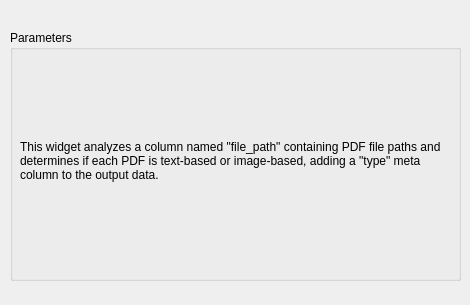
<?xml version="1.0" encoding="UTF-8"?>
<ui version="4.0">
 <class>Form</class>
 <widget class="QWidget" name="Form">
  <property name="geometry">
   <rect>
    <x>0</x>
    <y>0</y>
    <width>470</width>
    <height>305</height>
   </rect>
  </property>
  <property name="windowTitle">
   <string>Form</string>
  </property>
  <widget class="QGroupBox" name="groupBox">
   <property name="geometry">
    <rect>
     <x>10</x>
     <y>30</y>
     <width>451</width>
     <height>251</height>
    </rect>
   </property>
   <property name="title">
    <string>Parameters</string>
   </property>
   <widget class="QLabel" name="Description">
    <property name="geometry">
     <rect>
      <x>10</x>
      <y>20</y>
      <width>431</width>
      <height>221</height>
     </rect>
    </property>
    <property name="text">
     <string>This widget analyzes a column named &quot;file_path&quot; containing PDF file paths and determines if each PDF is text-based or image-based, adding a &quot;type&quot; meta column to the output data.</string>
    </property>
    <property name="textFormat">
     <enum>Qt::AutoText</enum>
    </property>
    <property name="alignment">
     <set>Qt::AlignLeading|Qt::AlignLeft|Qt::AlignVCenter</set>
    </property>
    <property name="wordWrap">
     <bool>true</bool>
    </property>
   </widget>
  </widget>
 </widget>
 <resources/>
 <connections/>
</ui>
